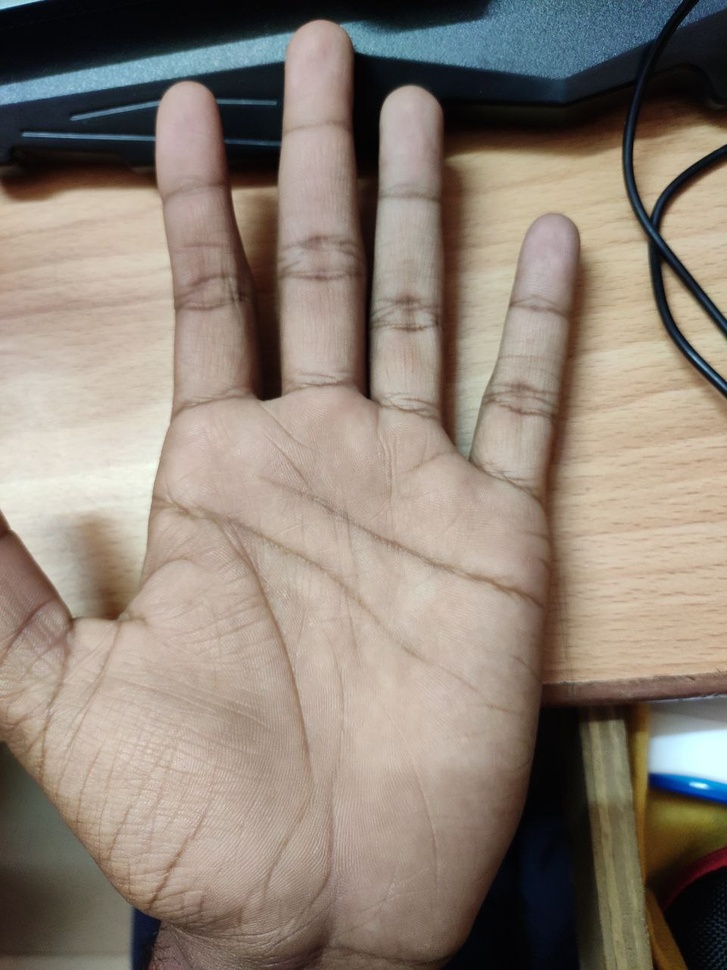
#> input picture kpplam.jpg, 727 x 970 px, shrunk from 960 x 1280 before the run
$ jupyter execute 'palm lines using opencv.ipynb'
#> lines starting #> are read from the running program, lines starting #| are printed output that depends on the picture
[cell 1]
import cv2
image = cv2.imread("kpplam.jpg")
#> image is the input picture: shape (970, 727, 3); mean B, G, R 118.5, 129.7, 141.5
cv2.imshow("palm",image) #to view the palm in python
cv2.waitKey(0)

[cell 2]
gray = cv2.cvtColor(image,cv2.COLOR_BGR2GRAY)
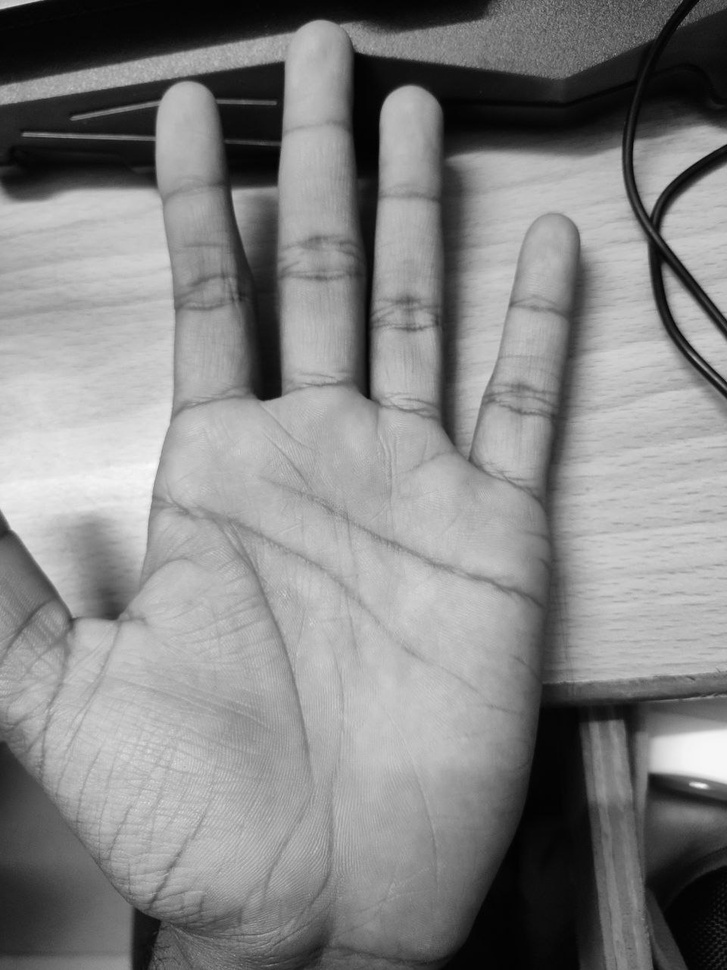
#> gray: shape (970, 727); min 0, max 251, mean 131.9

[cell 3]
edges = cv2.Canny(gray,40,55,apertureSize = 3)
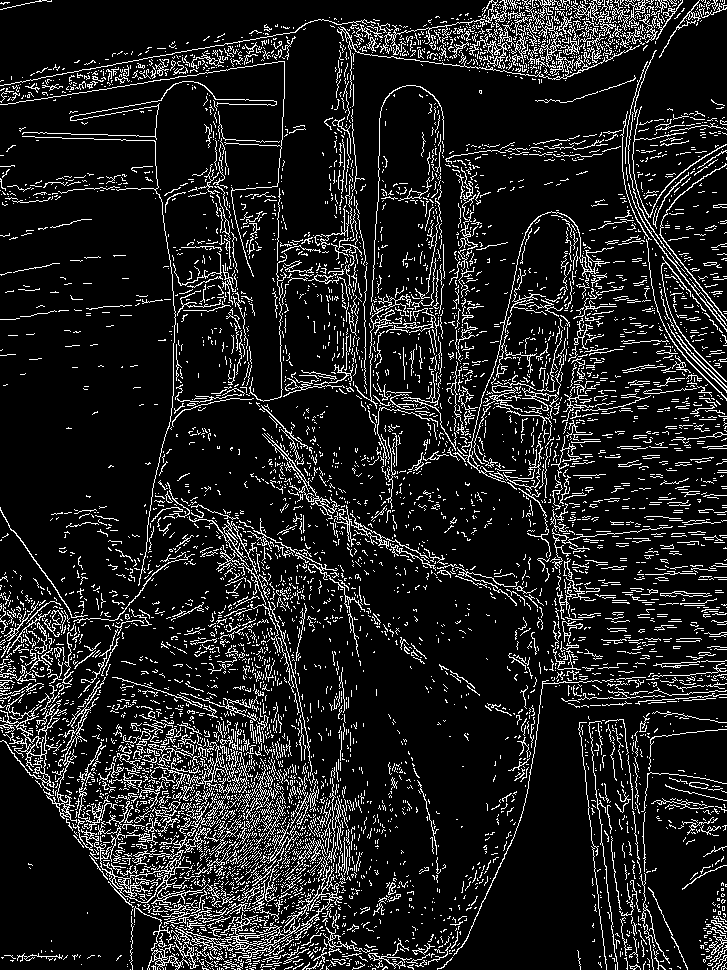
#> edges: shape (970, 727); 12.2% white in thin lines or dots
cv2.imshow("edges in kppalm",edges)
cv2.waitKey(0)

[cell 4]
edges = cv2.bitwise_not(edges)
#> edges: shape (970, 727); 87.8% white; black in thin lines or dots

[cell 5]
cv2.imwrite("palmlines.jpg", edges)
palmlines = cv2.imread("palmlines.jpg")
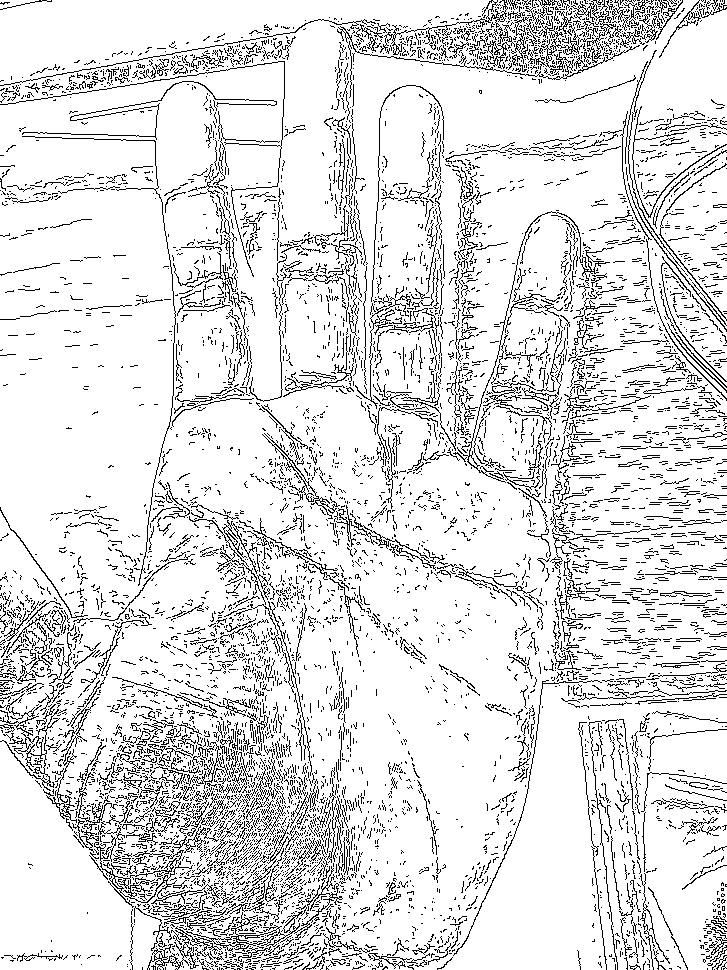
#> palmlines: shape (970, 727, 3); min 0, max 255, mean 223.6
img = cv2.addWeighted(palmlines, 0.3, image, 0.7, 0)
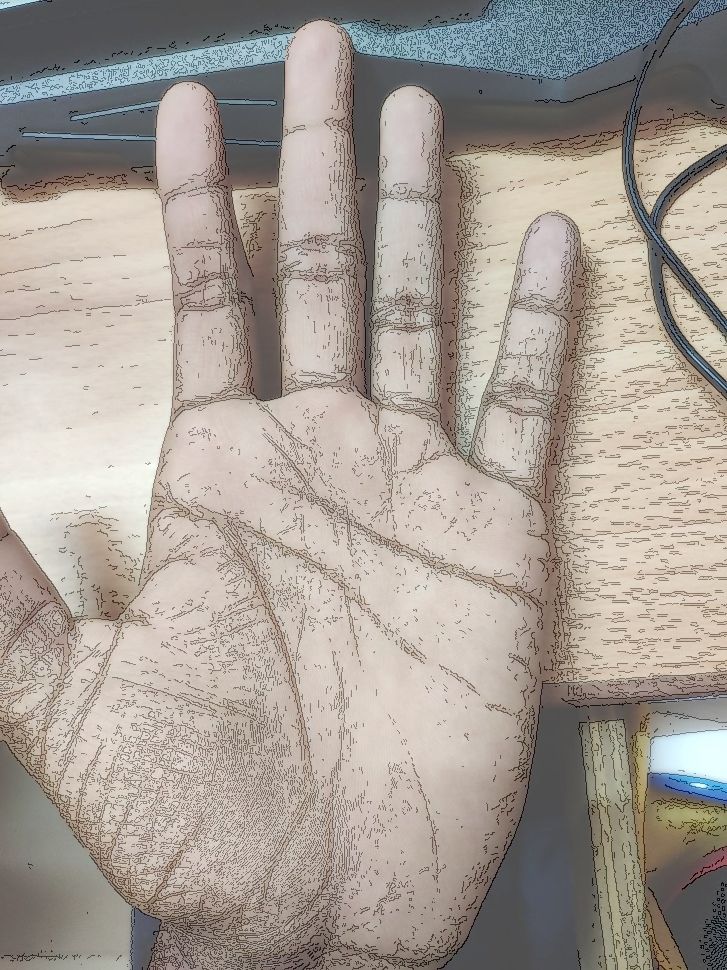
#> img: shape (970, 727, 3); mean B, G, R 150, 157.9, 166.1
